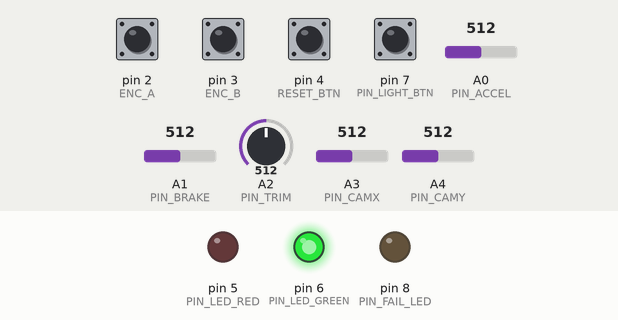
Simulated run of this sketch. Board: Arduino Uno, built with avr-gcc and run on an emulated ATmega328P. On the bench: output pins drawn as LEDs (lit = HIGH). The inputs (shaded band) are chosen by the test bench; at power-on: pin 2 (ENC_A), pin 3 (ENC_B), pin 4 (RESET_BTN), pin 7 (PIN_LIGHT_BTN) HIGH, A2 (PIN_TRIM) = 512, A0 (PIN_ACCEL) = 512, A1 (PIN_BRAKE) = 512, A3 (PIN_CAMX) = 512, A4 (PIN_CAMY) = 512. No radio packets arrive unless stated; what the sketch prints to the serial monitor is not drawn.

Above: at 1.2 s.
1.3 s: pin 7 (PIN_LIGHT_BTN) pulled LOW for 3.2 s
At 3.2 s:
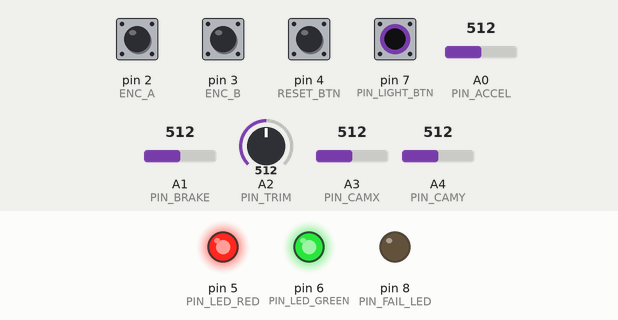
6.0 s: pin 7 (PIN_LIGHT_BTN) pulled LOW for 3.2 s
At 8.3 s:
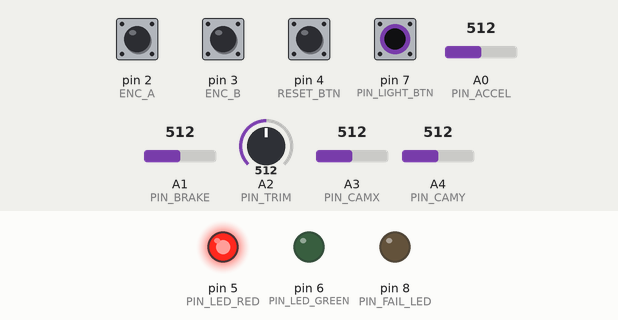
13.7 s: A2 (PIN_TRIM) set to 580
15.2 s: A2 (PIN_TRIM) set to 615
Timing chart, 0 to 18.2 s (numbered marks = the images above; inputs shaded):
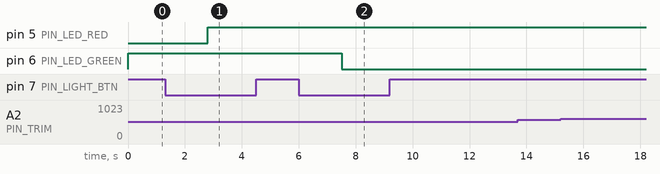

The sketch:

Transmisor.ino
```cpp
#include <SPI.h>
#include <nRF24L01.h>
#include <RF24.h>

// =========================================================
// --------------------- CONFIG GLOBAL ---------------------
// =========================================================

// -------- NRF24 --------
#define CE_PIN   9
#define CSN_PIN  10
RF24 radio(CE_PIN, CSN_PIN);
const byte address[6] = "CTRL1";

// -------- Pines --------
#define ENC_A 2
#define ENC_B 3
#define RESET_BTN 4

#define PIN_LIGHT_BTN 7
#define PIN_FAIL_LED 8

#define PIN_LED_RED    5
#define PIN_LED_GREEN  6

#define PIN_ACCEL A0
#define PIN_BRAKE A1
#define PIN_TRIM A2
#define PIN_CAMX A3
#define PIN_CAMY A4

// -------- Variables del encoder --------
volatile long encoderPos = 0;
long encoderCenter = 0;
bool forceSteerCenter = false;
int lastEncoded = 0;

// -------- Parámetros --------
int steeringRange = 900;
int leftLimit  = -2871;
int rightLimit = 2871;

int accelMin = 76, accelMax = 955;
int brakeMin = 54, brakeMax = 913;

bool lightsOn = false;

// -------- Fail Safe Tx --------
unsigned long lastOkTime = 0;
bool failSafeActive = false;
unsigned long blinkTimer = 0;
bool blinkState = false;

// -------- Estructura a enviar --------
struct ControlData {
  int16_t throttle;
  int16_t steer;
  int16_t camX;
  int16_t camY;
  uint8_t lights;
  uint8_t mode;
};
ControlData ctrl;

// =========================================================
// ---------------------- FUNCIONES ------------------------
// =========================================================

// ---------- Encoder ISR ----------
void updateEncoder() {
  int MSB = digitalRead(ENC_A);
  int LSB = digitalRead(ENC_B);
  int encoded = (MSB << 1) | LSB;
  int sum = (lastEncoded << 2) | encoded;

  if (sum == 0b1101 || sum == 0b0100 || sum == 0b0010 || sum == 0b1011)
    encoderPos++;
  if (sum == 0b1110 || sum == 0b0111 || sum == 0b0001 || sum == 0b1000)
    encoderPos--;

  lastEncoded = encoded;
}

// ---------------------- LED rango ----------------------
void updateRangeLED() {
  if (steeringRange == 900) {
    digitalWrite(PIN_LED_RED, LOW);
    digitalWrite(PIN_LED_GREEN, HIGH);
  }
  else if (steeringRange == 720) {
    digitalWrite(PIN_LED_RED, HIGH);
    digitalWrite(PIN_LED_GREEN, HIGH);
  }
  else if (steeringRange == 540) {
    digitalWrite(PIN_LED_RED, HIGH);
    digitalWrite(PIN_LED_GREEN, LOW);
  }
}

// ---------- Ajustar límites ----------
void applySteeringRange() {
  switch (steeringRange) {
    case 900: leftLimit = -4904; rightLimit = 4904; break;
    case 720: leftLimit = -3841; rightLimit = 3841; break;
    case 540: leftLimit = -2871; rightLimit = 2871; break;
  }
  updateRangeLED();
}

// ---------- Anti-rebote ----------
bool readButtonDebounced(uint8_t pin, uint16_t debounceTime = 30) {
  static unsigned long lastTime[20] = {0};
  static bool lastState[20] = {HIGH};

  bool reading = digitalRead(pin);
  if (reading != lastState[pin]) {
    lastTime[pin] = millis();
  }

  if ((millis() - lastTime[pin]) > debounceTime) {
    lastState[pin] = reading;
    return reading;
  }

  return lastState[pin];
}

// ---------- Throttle ----------
void computeThrottle() {
  int accelRaw = analogRead(PIN_ACCEL);
  int brakeRaw = analogRead(PIN_BRAKE);

  int accelMapped = constrain(map(accelRaw, accelMin, accelMax, 0, 1000), 0, 1000);
  int brakeMapped = constrain(map(brakeRaw, brakeMin, brakeMax, 0, 1000), 0, 1000);

  ctrl.throttle = accelMapped - brakeMapped;

  if (abs(ctrl.throttle) < 20) ctrl.throttle = 0;
  ctrl.throttle = constrain(ctrl.throttle, -1000, 1000);
}

// ---------- Dirección ----------
void computeSteering() {
  long pos = encoderPos - encoderCenter;

  int steerRaw = constrain(
    map(pos, leftLimit, rightLimit, -1000, 1000),
    -1000, 1000
  );

  int steerTrim = map(analogRead(PIN_TRIM), 0, 1023, -600, 600);

  ctrl.steer = constrain(steerRaw + steerTrim, -1000, 1000);
}

// ---------- Cámara ----------
void computeCamera() {
  ctrl.camX = map(analogRead(PIN_CAMX), 0, 1023, -1000, 1000);
  ctrl.camY = map(analogRead(PIN_CAMY), 0, 1023, -1000, 1000);
}

// ---------- Manejo del botón luz / rango ----------
void handleLightAndRange() {
  static unsigned long pressStart = 0;
  static bool longPressDone = false;

  bool btn = digitalRead(PIN_LIGHT_BTN);  // lectura simple

  if (btn == LOW) {
    if (pressStart == 0) {
      pressStart = millis();
      longPressDone = false;
    } else if (!longPressDone && millis() - pressStart >= 1500) {
      // Cambio de rango
      if (steeringRange == 900) steeringRange = 720;
      else if (steeringRange == 720) steeringRange = 540;
      else steeringRange = 900;

      applySteeringRange(); // Actualiza límites y LED
      longPressDone = true;

      Serial.print("Nuevo rango: "); Serial.println(steeringRange);
    }
  } else {
    if (pressStart != 0 && !longPressDone) {
      lightsOn = !lightsOn;
      Serial.print("Luces: "); Serial.println(lightsOn ? "ON" : "OFF");
    }
    pressStart = 0;
    longPressDone = false;
  }

  ctrl.lights = lightsOn ? 1 : 0;
}

// ---------- Reset de dirección ----------
void handleSteeringReset() {
  static bool lastState = HIGH;
  bool state = digitalRead(RESET_BTN);

  if (state == LOW && lastState == HIGH) {
    noInterrupts();        // <-- CLAVE
    encoderPos = 0;        // reset REAL, como el sketch antiguo
    encoderCenter = 0;     // coherencia interna
    interrupts();

    Serial.println("Encoder centrado (RESET REAL)");
  }

  lastState = state;
}

// =========================================================
// ------------------------- SETUP --------------------------
// =========================================================
void setup() {
  Serial.begin(115200);

  // Encoder
  pinMode(ENC_A, INPUT_PULLUP);
  pinMode(ENC_B, INPUT_PULLUP);
  attachInterrupt(digitalPinToInterrupt(ENC_A), updateEncoder, CHANGE);
  attachInterrupt(digitalPinToInterrupt(ENC_B), updateEncoder, CHANGE);

  pinMode(RESET_BTN, INPUT_PULLUP);
  pinMode(PIN_LIGHT_BTN, INPUT_PULLUP);
  pinMode(PIN_FAIL_LED, OUTPUT);

  pinMode(PIN_LED_RED, OUTPUT);
  pinMode(PIN_LED_GREEN, OUTPUT);

  applySteeringRange();

  // Radio
  radio.begin();
  radio.setChannel(90);
  radio.setDataRate(RF24_250KBPS);
  radio.setPALevel(RF24_PA_MAX);
  radio.setRetries(2, 5);
  radio.openWritingPipe(address);
  radio.stopListening();

  Serial.println("Transmisor listo (versión optimizada)");
}

// =========================================================
// -------------------------- LOOP -------------------------
// =========================================================
void loop() {

  computeThrottle();
  handleSteeringReset();   // primero
  computeSteering();       // después
  computeCamera();
  handleLightAndRange();

  bool ok = radio.write(&ctrl, sizeof(ctrl));

  if (ok) {
    lastOkTime = millis();
    failSafeActive = false;
    digitalWrite(PIN_FAIL_LED, LOW);
  }
  else if (millis() - lastOkTime > 500) {
    failSafeActive = true;
  }

  if (failSafeActive) {
    if (millis() - blinkTimer >= 300) {
      blinkTimer = millis();
      blinkState = !blinkState;
      digitalWrite(PIN_FAIL_LED, blinkState ? HIGH : LOW);
    }
  }

  Serial.print("Throttle: "); Serial.print(ctrl.throttle);
  Serial.print(" | Steer: "); Serial.print(ctrl.steer);
  Serial.print(" | CamX: "); Serial.print(ctrl.camX);
  Serial.print(" | CamY: "); Serial.print(ctrl.camY);
  Serial.print(" | Lights: "); Serial.println(ctrl.lights);

  delay(20);
}
```

Measured:
- after the input at 1.3 s, pin 5 (PIN_LED_RED): LOW → HIGH after 1.5 s
- after the input at 6.0 s, pin 6 (PIN_LED_GREEN): HIGH → LOW after 1.5 s
- after the input at 13.7 s, every drawn part: stays the same
- after the input at 15.2 s, every drawn part: stays the same
